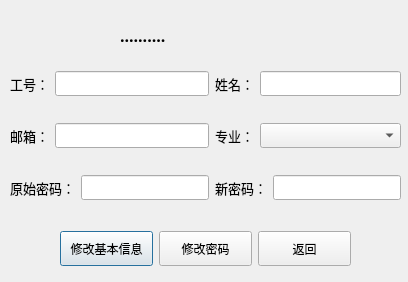
<?xml version="1.0" encoding="UTF-8"?>
<ui version="4.0">
 <class>ManagerMessage</class>
 <widget class="QDialog" name="ManagerMessage">
  <property name="geometry">
   <rect>
    <x>0</x>
    <y>0</y>
    <width>408</width>
    <height>282</height>
   </rect>
  </property>
  <property name="windowTitle">
   <string>Dialog</string>
  </property>
  <widget class="QLabel" name="label">
   <property name="geometry">
    <rect>
     <x>120</x>
     <y>20</y>
     <width>191</width>
     <height>31</height>
    </rect>
   </property>
   <property name="font">
    <font>
     <family>微软雅黑</family>
     <pointsize>12</pointsize>
     <weight>75</weight>
     <bold>true</bold>
    </font>
   </property>
   <property name="text">
    <string>..........</string>
   </property>
  </widget>
  <widget class="QWidget" name="">
   <property name="geometry">
    <rect>
     <x>10</x>
     <y>50</y>
     <width>391</width>
     <height>171</height>
    </rect>
   </property>
   <layout class="QGridLayout" name="gridLayout">
    <item row="0" column="0">
     <widget class="QLabel" name="label_2">
      <property name="font">
       <font>
        <family>微软雅黑</family>
        <pointsize>10</pointsize>
       </font>
      </property>
      <property name="text">
       <string>工号：</string>
      </property>
     </widget>
    </item>
    <item row="0" column="1" colspan="2">
     <widget class="QLineEdit" name="no">
      <property name="minimumSize">
       <size>
        <width>0</width>
        <height>25</height>
       </size>
      </property>
     </widget>
    </item>
    <item row="0" column="3">
     <widget class="QLabel" name="label_3">
      <property name="font">
       <font>
        <family>微软雅黑</family>
        <pointsize>10</pointsize>
       </font>
      </property>
      <property name="text">
       <string>姓名：</string>
      </property>
     </widget>
    </item>
    <item row="0" column="4" colspan="2">
     <widget class="QLineEdit" name="name">
      <property name="minimumSize">
       <size>
        <width>0</width>
        <height>25</height>
       </size>
      </property>
     </widget>
    </item>
    <item row="1" column="0">
     <widget class="QLabel" name="label_4">
      <property name="font">
       <font>
        <family>微软雅黑</family>
        <pointsize>10</pointsize>
       </font>
      </property>
      <property name="text">
       <string>邮箱：</string>
      </property>
     </widget>
    </item>
    <item row="1" column="1" colspan="2">
     <widget class="QLineEdit" name="email">
      <property name="enabled">
       <bool>true</bool>
      </property>
      <property name="minimumSize">
       <size>
        <width>0</width>
        <height>25</height>
       </size>
      </property>
     </widget>
    </item>
    <item row="1" column="3">
     <widget class="QLabel" name="label_5">
      <property name="font">
       <font>
        <family>微软雅黑</family>
        <pointsize>10</pointsize>
       </font>
      </property>
      <property name="text">
       <string>专业：</string>
      </property>
     </widget>
    </item>
    <item row="1" column="4" colspan="2">
     <widget class="QComboBox" name="major">
      <property name="minimumSize">
       <size>
        <width>0</width>
        <height>25</height>
       </size>
      </property>
     </widget>
    </item>
    <item row="2" column="0" colspan="2">
     <widget class="QLabel" name="label_6">
      <property name="font">
       <font>
        <family>微软雅黑</family>
        <pointsize>10</pointsize>
       </font>
      </property>
      <property name="text">
       <string>原始密码：</string>
      </property>
     </widget>
    </item>
    <item row="2" column="2">
     <widget class="QLineEdit" name="old">
      <property name="minimumSize">
       <size>
        <width>0</width>
        <height>25</height>
       </size>
      </property>
     </widget>
    </item>
    <item row="2" column="3" colspan="2">
     <widget class="QLabel" name="label_7">
      <property name="font">
       <font>
        <family>微软雅黑</family>
        <pointsize>10</pointsize>
       </font>
      </property>
      <property name="text">
       <string>新密码：</string>
      </property>
     </widget>
    </item>
    <item row="2" column="5">
     <widget class="QLineEdit" name="now">
      <property name="minimumSize">
       <size>
        <width>0</width>
        <height>25</height>
       </size>
      </property>
     </widget>
    </item>
   </layout>
  </widget>
  <widget class="QWidget" name="">
   <property name="geometry">
    <rect>
     <x>60</x>
     <y>230</y>
     <width>291</width>
     <height>37</height>
    </rect>
   </property>
   <layout class="QHBoxLayout" name="horizontalLayout">
    <item>
     <widget class="QPushButton" name="pushButton">
      <property name="minimumSize">
       <size>
        <width>0</width>
        <height>35</height>
       </size>
      </property>
      <property name="text">
       <string>修改基本信息</string>
      </property>
     </widget>
    </item>
    <item>
     <widget class="QPushButton" name="pushButton_2">
      <property name="minimumSize">
       <size>
        <width>0</width>
        <height>35</height>
       </size>
      </property>
      <property name="text">
       <string>修改密码</string>
      </property>
     </widget>
    </item>
    <item>
     <widget class="QPushButton" name="pushButton_3">
      <property name="minimumSize">
       <size>
        <width>0</width>
        <height>35</height>
       </size>
      </property>
      <property name="text">
       <string>返回</string>
      </property>
     </widget>
    </item>
   </layout>
  </widget>
 </widget>
 <resources/>
 <connections/>
</ui>
